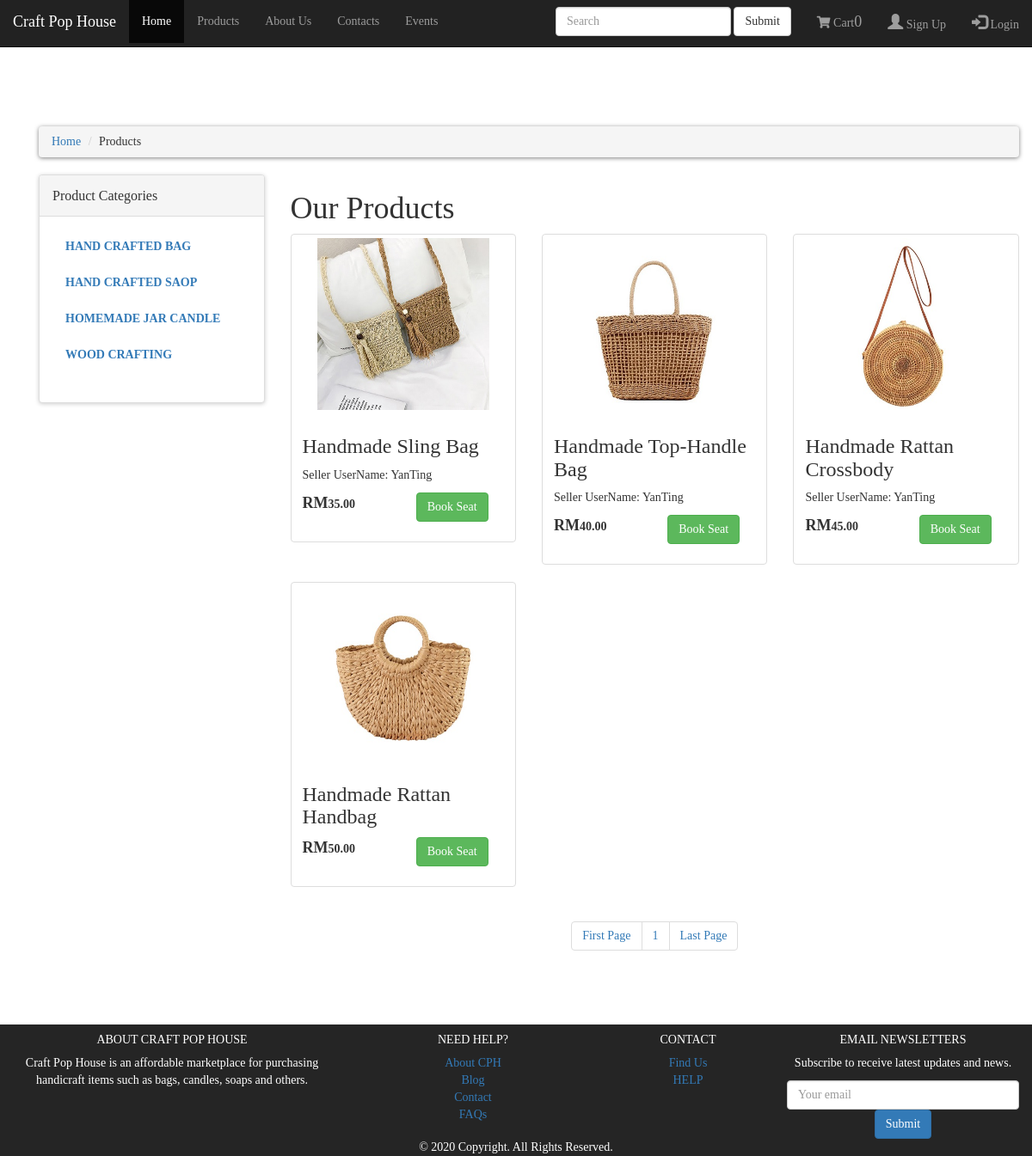
/products.php, run on the app's committed database.
### tables this page shows
CREATE TABLE `products_categories` (
  `product_category_id` int(10) NOT NULL,
  `product_category_title` text NOT NULL,
  `product_category_desc` text NOT NULL
);

CREATE TABLE `products` (
  `product_id` int(11) NOT NULL,
  `seller_id` int(11) NOT NULL,
  `product_category_id` int(11) NOT NULL,
  `product_title` text NOT NULL,
  `product_img` text NOT NULL,
  `product_price` text NOT NULL,
  `product_description` text NOT NULL
);

CREATE TABLE `users` (
  `id` int(11) NOT NULL,
  `username` varchar(100) NOT NULL,
  `email` varchar(100) NOT NULL,
  `user_type` varchar(100) NOT NULL,
  `password` varchar(100) NOT NULL
);

### classes/cart.class.php (called while the page is built, shortened)
<?php
    class cart {
        private $cid;
        public $dbConn;
        function setCid($cid) { $this->cid = $cid; }
        public function __construct($conn) {
            $this->dbConn = $conn;
        }
        public function getAllCartItems() {
            $sql  = "SELECT c.*, p.product_price, p.product_img FROM cart c JOIN products p on c.pid = p.product_id WHERE cid = :cid";
            $stmt = $this->dbConn->prepare($sql);
            $stmt->bindParam('cid', $this->cid);
            $stmt->execute();
            $carts = $stmt->fetchAll(PDO::FETCH_ASSOC);
            return $carts;
        }
    }
?>

### classes/products.class.php (called while the page is built, shortened)
<?php
	class product {
		public $dbConn;
		public function __construct($conn) {
            $this->dbConn = $conn;
        }
		public function getAllProducts() {
			if(!isset($_GET['category'])){
							$per_page=6;
							if(isset($_GET['page']))
							{
								$page = $_GET['page'];
							}
								else{
								$page=1;
								$start_form =($page-1) * $per_page;
			$sql  = "SELECT * FROM products order by 1 DESC LIMIT $start_form,$per_page";
			$stmt = $this->dbConn->prepare($sql);
			$stmt->execute();
			$products = $stmt->fetchAll(PDO::FETCH_ASSOC);
			return $products;
								}
			}
		}
	}
 ?>

### products.php (the view, shortened to what this page needs)
<?php
	include("function.php");
?>
<!DOCTYPE html>
<html lang="en">
<head>
	<link rel="stylesheet" type="text/css" href="styles/category.css">
	<link href="styles/cart.css" rel="stylesheet" type="text/css">
	<link rel="stylesheet" href="https://maxcdn.bootstrapcdn.com/bootstrap/3.4.1/css/bootstrap.min.css">
    <link rel="stylesheet" href="https://cdnjs.cloudflare.com/ajax/libs/font-awesome/5.8.2/css/all.css" />
</head>
<body>
	<br>
	<br><br><br><br>
	<?php
		include "includes/nav_header.php";
	?>
	<div class="container">
		<?php
            $db   = new DbConnect();
            $conn = $db->connect();
		?>
		<div id="content">
			<div class='container'>
				<div class="row">
					<div class="col-md-10 col-md-offset-1">
					</div>
				<div class="col-md-12">
					<ul class="breadcrumb">
						<li><a href="code.php">Home</a></li>
						<li>Products</li>
					</ul>
				</div>
				<div class="col-md-3">
					<?php
					include("includes/sidebar.php");
					?>
				</div>
				<div class="col-md-9">
					<?php
						if(!isset($_GET['category'])){
						echo "
						<div class='box'>
							<h1>Our Products</h1>
						</div>
						";
						}
					?>
						<div class="row">
						<?php
							require 'classes/products.class.php';
							$objProduct = new product($conn);
							$products = $objProduct->getAllProducts();
							foreach ($products as $key => $product){
								if(!isset($_GET['category'])){
									$test = $product['seller_id'];
									$db = mysqli_connect('localhost', 'root', '', 'cph');
									$query = "SELECT * FROM users where id='$test'";
									$results = mysqli_query($db, $query);
							?>
							<div class="col-sm-6 col-md-4">
								<div class="thumbnail">
								  <img src="images/<?= $product['product_img']; ?>" alt="" style="width: 200px; height: 200px;">
								  <div class="caption">
									<h3><?= $product['product_title']; ?></h3>
									<?php
										while ($rows=mysqli_fetch_array($results)){
											$a = $rows['username'];
											echo "<p>Seller UserName: $a</p>";
										} ?>
									<p>
										<div class="row">
											<div class="col-sm-6 col-md-6">
												<strong> <span style="font-size: 18px;">RM</span><?= number_format( $product['product_price'], 2 ); ?></strong>
											</div>
											<div class="col-sm-6 col-md-6">
												<?php
													$disButton = "";
												 ?>
												<button id="cartBtn_<?=$product['product_id'];?>" <?php echo $disButton; ?> class="btn btn-success" onclick="addToCart(<?=$product['product_id'];?>, this.id); check_login(); " role="button">Book Seat</button>
											</div>
										</div>
									</p>
								  </div>
								</div>
							  </div>
							<?php }} ?>
						</div>
						<center>
							<ul class="pagination">
							<?php
							$per_page=6;
								$conn = mysqli_connect('localhost','root','','cph');
								$query = "SELECT * FROM products";
								$result = mysqli_query($conn,$query);
								$total = mysqli_num_rows($result);
								$num_pages = ceil($total / $per_page);
								echo "
								<li>
									<a href='products.php?page=1'>".'First Page'."</a>
								</li>
								";
								for ($page=1; $page<=$num_pages; $page++){
									echo "
								<li>
									<a href='products.php?page=" . $page . "'>" . $page . "</a>
								</li>
								";
								};
								echo "
								<li>
									<a href='products.php?page=$num_pages'>".'Last Page'."</a>
								</li>
								";
								?>
								</ul>
						</center>
				</div>
				</div>
			</div>
		</div>
	</div>
	<?php
		include "includes/footer.php";
	?>
</body>
</html>

### includes/nav_header.php (shortened to what this page needs)
<?php
	echo '<nav class="navbar navbar-fixed-top navbar-inverse">
			<div class="container-fluid">
				<div class="navbar-header">
				<a class="navbar-brand" href="index.php">Craft Pop House</a>
				</div>
				<ul class="nav navbar-nav">
					<li class="active"><a href="index.php">Home</a></li>
					<li><a href="products.php">Products</a></li>
					<li><a href="aboutus.php">About Us</a></li>
					<li><a href="contacts.php">Contacts</a></li>
					<li><a href="events.php">Events</a></li>
				</ul>';
				if(isset($_SESSION['user']))
				{
					echo '<ul class="nav navbar-nav navbar-right">
							  <li class="dropdown"><a class="dropdown-toggle" data-toggle="dropdown" href="#">'; echo $_SESSION["user"]["username"]; echo' <span class="caret"></span></a>
								<ul class="dropdown-menu">
								  <li><a href="#">Update Account</a></li>
								</ul>
							  </li>
							  <li><a href="logout.php"><span class="glyphicon glyphicon-log-in"></span> Sign Out</a></li>
						</ul>';
				}
				else
				{
					echo '<ul class="nav navbar-nav navbar-right">
							  <li><a href="registration.php"><span class="glyphicon glyphicon-user"></span> Sign Up</a></li>
							  <li><a href="login.php"><span class="glyphicon glyphicon-log-in"></span> Login</a></li>
						</ul>';
				}
				echo '<ul class="nav navbar-nav navbar-right">
						<li>
							<a href="cart.php" class="nav-item nav-link active">
							<i class="fas fa-shopping-cart"></i> Cart';
								$db   = new DbConnect();
								$conn = $db->connect();
								require 'classes/cart.class.php';
								$objCart = new cart($conn);
								$objCart->setCid($_SESSION['cid']);
								$cartItems = $objCart->getAllCartItems();
								$count = count($cartItems);
								echo "<span id=\"itemCount\" class=\"text-white\">$count</span>";
					echo '</a>
						</li>
					</ul>';
				echo '<form class="navbar-form navbar-right" action="/action_page.php">
						  <div class="form-group">
							<input type="text" class="form-control" placeholder="Search" name="search">
						  </div>
						  <button type="submit" class="btn btn-default">Submit</button>
					</form>';
			echo '</div>
		</nav>';
?>

### includes/sidebar.php
<div class="panel panel-default sidebar-menu">
	<div class="panel-heading">
		<h3 class="panel-title">Product Categories </h3>
	</div>
	<div class="panel-body">
		<ul class="nav nav-pills nav-stacked category-menu">
		<?php getCategory();?>
		</ul>
	</div>
</div>

### function.php (shortened to what this page needs)
<?php
	$connection=mysqli_connect('localhost','root','','cph');
	function getCategory()
	{
		global $connection;
		$get_category = "select * from products_categories";
		$run_category =mysqli_query($connection,$get_category);
		while($row_category=mysqli_fetch_array($run_category))
		{
			$category_id = $row_category['product_category_id'];
			$category_title = $row_category['product_category_title'];
			echo "
				<li>
					<a href='products.php?category=$category_id'>$category_title</a>
				</li>
			";
		}
	}
?>

### includes/footer.php
<?php
	echo '
	<footer class="page-footer font-small blue pt-4">
	  <div class="container-fluid text-center text-md-left">
		<div class="row">
			<div class="col-md-4 mt-md-0 mt-3" id="about">
			<h5 class="text-uppercase">About Craft Pop House</h5>
			<p>Craft Pop House is an affordable marketplace for purchasing handicraft items such as bags, candles, soaps and others.</p>
			</div>
			<div class="col-md-3">
			<h5 class="text-uppercase">Need Help?</h5>
			<ul class="list-unstyled">
			  <li>
				<a href="#!">About CPH</a>
			  </li>
			  <li>
				<a href="#!">Blog</a>
			  </li>
			  <li>
				<a href="#!">Contact</a>
			  </li>
			  <li>
				<a href="#!">FAQs</a>
			  </li>
			</ul>
		  </div>
		  <div class="col-md-2">
			<h5 class="text-uppercase">CONTACT</h5>
			<ul class="list-unstyled">
			  <li>
				<a href="#!">Find Us</a>
			  </li>
			  <li>
				<a href="#!">HELP</a>
			  </li>
			</ul>
		  </div>
		  <div class="col-md-3">
			<h5 class="text-uppercase">Email NewsLetters</h5>
			<p class="subscribe">Subscribe to receive latest updates and news.</p>
			<input type="text" class="form-control" placeholder="Your email"
			aria-label="Your email" aria-describedby="basic-addon2">
			<button class="btn btn-primary" id="submit-footer" type="submit">Submit</button>
		  </div>
		</div>
		</div>
		<div class="footer-copyright text-center py-3">© 2020 Copyright. All Rights Reserved.
		</div>
	</footer>
	';
?>

### styles/category.css (style rules this page uses)
* { font-family: Quicksand; }
body { background: #fff; }
.breadcrumb { margin-top: 4%; }
input { margin-bottom: 10px; }
footer { margin-top: 5%; background-color:#252525; color: white; }
.breadcrumb { padding:8px 15px; margin-bottom:20px; background:#ffffff; box-shadow:0px 1px 5px rgba(0,0,0, .5); border-radius:5px; }
.breadcrumb>li +li:before { content:">/00a0"; color:#cccccc; }
#content .panel.sidebar-menu { box-sizing:border-box; box-shadow:0px 1px 5px rgba(0,0,0, .2); }
#content .panel.sidebar-menu ul.nav.category-menu { margin-bottom:20px; }
#content .panel.sidebar-menu ul.nav.category-menu li a { text-transform:uppercase; font-weight:600; }
#content .panel.sidebar-menu h3 { padding:5px 0px; margin:0px; }

### styles/cart.css (style rules this page uses)
* { font-family: Quicksand; }
img { max-width: 100%; height: auto; background: lightblue; background: radial-gradient(white 30%, lightblue 70%); }
footer { margin-top: 5%; background-color:#252525; color: white; }
html, body { height: 100%; }
body { display: flex; flex-direction: column; }

### products.php (style rules this page uses)
.glyphicon, #itemCount { font-size: 18px; }

### data on the page
products_categories: product_category_title "HAND CRAFTED BAG"
products_categories: product_category_title "HAND CRAFTED SAOP"
products_categories: product_category_title "HOMEMADE JAR CANDLE"
products_categories: product_category_title "WOOD CRAFTING"
products: product_img (picture), product_title "Handmade Sling Bag", product_price "35.00"
users: username "YanTing"
products: product_img (picture), product_title "Handmade Top-Handle Bag", product_price "40.00"
products: product_img (picture), product_title "Handmade Rattan Crossbody", product_price "45.00"
products: product_img (picture), product_title "Handmade Rattan Handbag", product_price "50.00"

### other printed values
$count "0"
